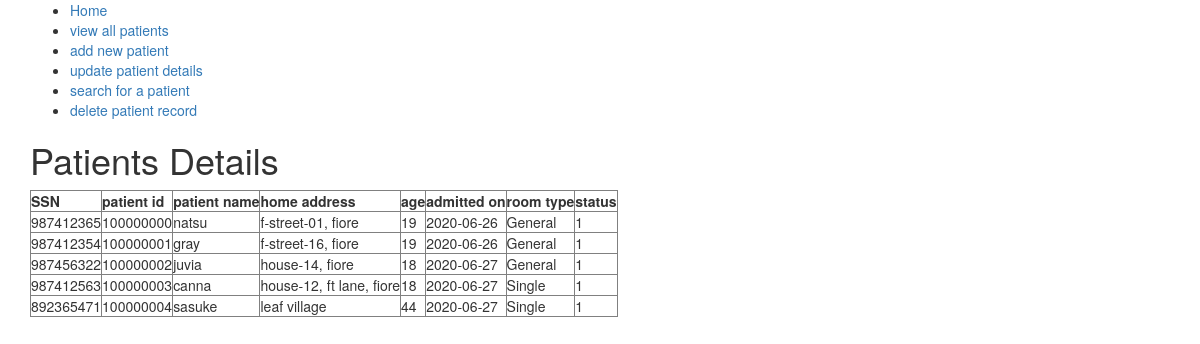
The page /patients (signed in) on the database as committed earlier.
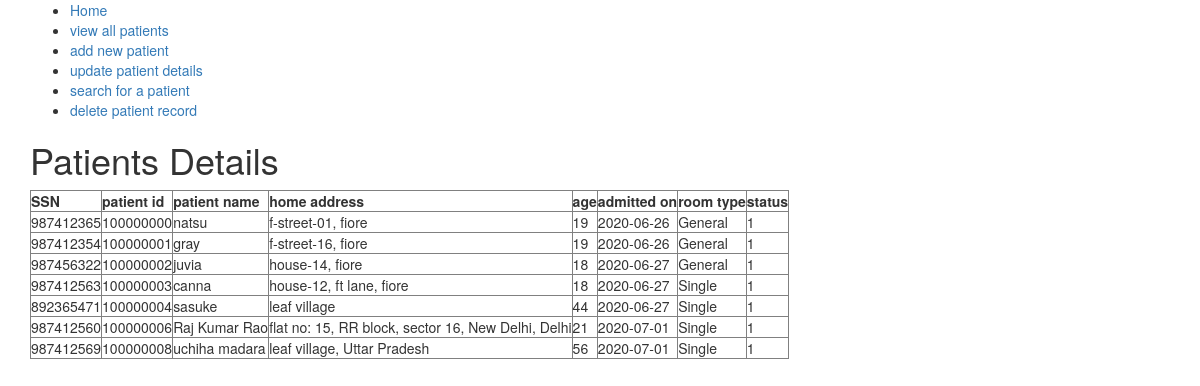
The same page on the database as committed later.
### tables this page shows
CREATE TABLE patients (
		ws_ssn INTEGER UNIQUE,
		ws_pat_id INTEGER PRIMARY KEY AUTOINCREMENT,
		ws_pat_name TEXT NOT NULL,
		ws_adrs TEXT NOT NULL,
		ws_age INTEGER NOT NULL,
		ws_doj TEXT NOT NULL,
		ws_rtype TEXT,
		ws_status INTEGER DEFAULT 1
	);

### app.py (the view)
@app.route('/patients')
def viewPatientDetails():
	if 'loggedInUserId' in request.cookies:
		patient_details = []
		conn2 = sqlite3.connect("hospital.db")
		c = conn2.cursor()
		c.execute("SELECT * from patients")
		for i in c.fetchall():
			patient_details.append(i)
		c.close()
		conn2.close()
		return render_template("patients.html",patient_details=patient_details,pageTitle="patients details")
	return redirect(url_for('login'))

### templates/patients.html
{% extends "base.html" %}
{% block body %}
{% include "include/navbar.html" %}
	<h1>Patients Details</h1>
	<table border="1">
		<tr>
			<td><b>SSN</b></td>
			<td><b>patient id</b></td>
			<td><b>patient name</b></td>
			<td><b>home address</b></td>
			<td><b>age</b></td>
			<td><b>admitted on</b></td>
			<td><b>room type</b></td>
			<td><b>status</b></td>
		</tr>
	{% for patient in patient_details %}
		<tr>
		{% for i in patient %}
			<td>{{ i }} </td>
		{% endfor %}
		</tr>
	{% endfor %}
	</table>
{% endblock %}

### templates/base.html (shortened to what this page needs)
<!DOCTYPE html>
<html>
<head>
	{% block css_style_links %}
		<link rel="stylesheet" href="https://maxcdn.bootstrapcdn.com/bootstrap/3.4.1/css/bootstrap.min.css">
	{% endblock %}
</head>
<body>
	<div class="container">
		{% block body %}
		{% endblock %}
	</div>
</body>
</html>

### templates/include/navbar.html
<nav>
	<ul>
		<li><a href="{{ url_for('indexPage') }}">Home</a></li>
		<li><a href="{{ url_for('viewPatientDetails') }}">view all patients</a></li>
		<li><a href="{{ url_for('addNewPatient') }}">add new patient</a></li>
		<li><a href="{{ url_for('update') }}">update patient details</a></li>
		<li><a href="{{ url_for('searching') }}">search for a patient</a></li>
		<li><a href="{{ url_for('deletePatientRecord') }}">delete patient record</a></li>
	</ul>
</nav>

Rows that differ between the two databases and show on the page:
added patients: ws_ssn "987412560", ws_pat_id "100000006", ws_pat_name "Raj Kumar Rao", ws_adrs "flat no: 15, RR block, sector 16, New Delhi, Delhi", patient "21" "1", ws_doj "2020-07-01", ws_rtype "Single"
added patients: ws_ssn "987412569", ws_pat_id "100000008", ws_pat_name "uchiha madara", ws_adrs "leaf village, Uttar Pradesh", patient "56" "1", ws_doj "2020-07-01", ws_rtype "Single"
